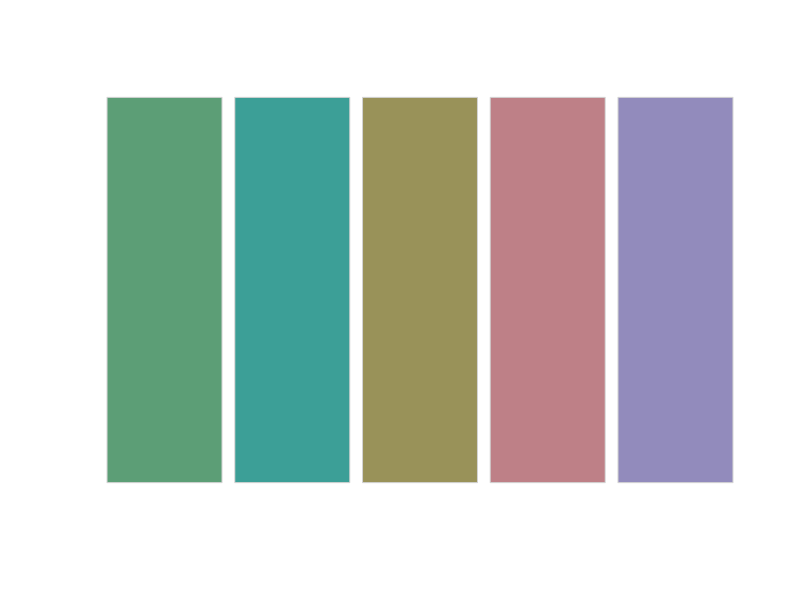
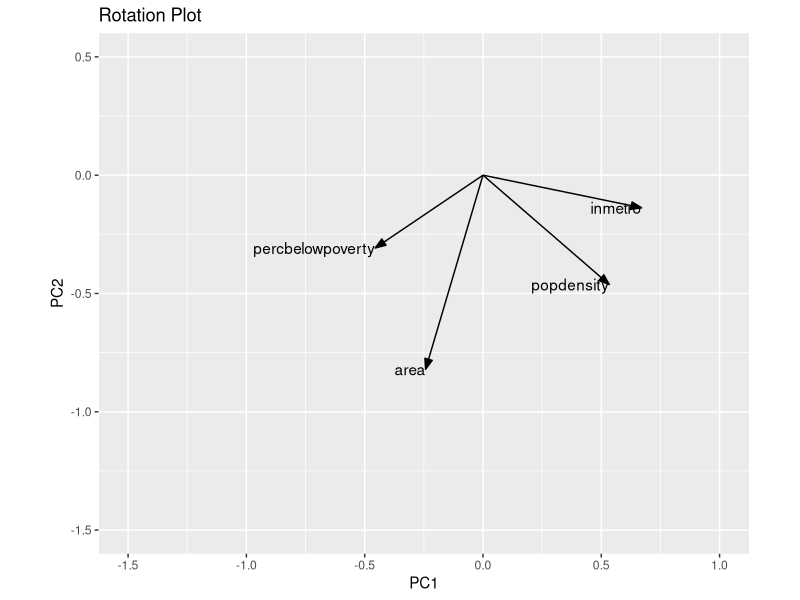
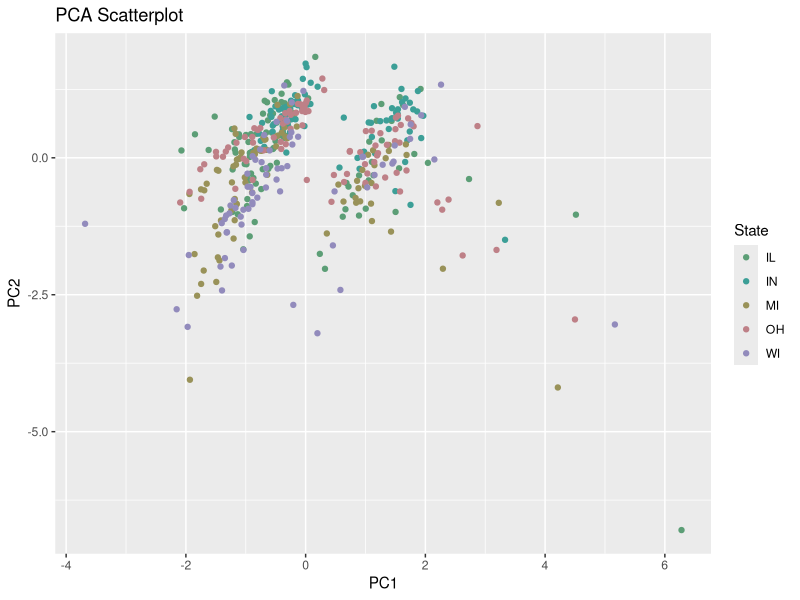

The R source for these figures, in order:
## ---- chunk 1
library(knitr)
library(ggplot2)
library(colorspace)
library(tidyverse)
library(broom)
library(sf)
opts_chunk$set(fig.align="center", fig.height=4, fig.width=5.5)
## ---- chunk 2
# replace "#FFFFFF" with your own colors
colors <- c("#5C9E76", "#3C9F97", "#999259", "#BE8087", "#928BBC")
swatchplot(colors)
## ---- chunk 3
midwest_clean <- midwest %>% 
  select(
    state, county, area, popdensity, percbelowpoverty, inmetro
  ) %>%        # keep only a subset of data
  na.omit()    # remove any rows with missing data
## ---- chunk 4

pca_fit <- midwest_clean %>%
  select(where(is.numeric)) %>%
  scale() %>%
  prcomp()

arrow_style <- arrow(
  angle = 20, length = grid::unit(8, "pt"),
  ends = "first", type = "closed"
)

pca_fit %>%
  tidy(matrix = "rotation") %>%
  pivot_wider(
    names_from = "PC",
    values_from = "value",
    names_prefix = "PC"
  ) %>%
  ggplot(aes(PC1, PC2)) +
  geom_segment(
    xend = 0,
    yend = 0,
    arrow = arrow_style
  ) +
  geom_text(aes(label = column), hjust = 1) +
  xlim(-1.5, 1) +
  ylim(-1.5, 0.5) +
  coord_fixed() +
  labs(title = "Rotation Plot")

## ---- chunk 5

pca_fit %>%
  augment(midwest_clean) %>%
  ggplot(aes(.fittedPC1, .fittedPC2)) +
  geom_point(aes(color = state)) +
  scale_color_manual(
    name = "State",
    values = colors
  ) +
  labs(
    title = "PCA Scatterplot",
    x = "PC1",
    y = "PC2"
  )
